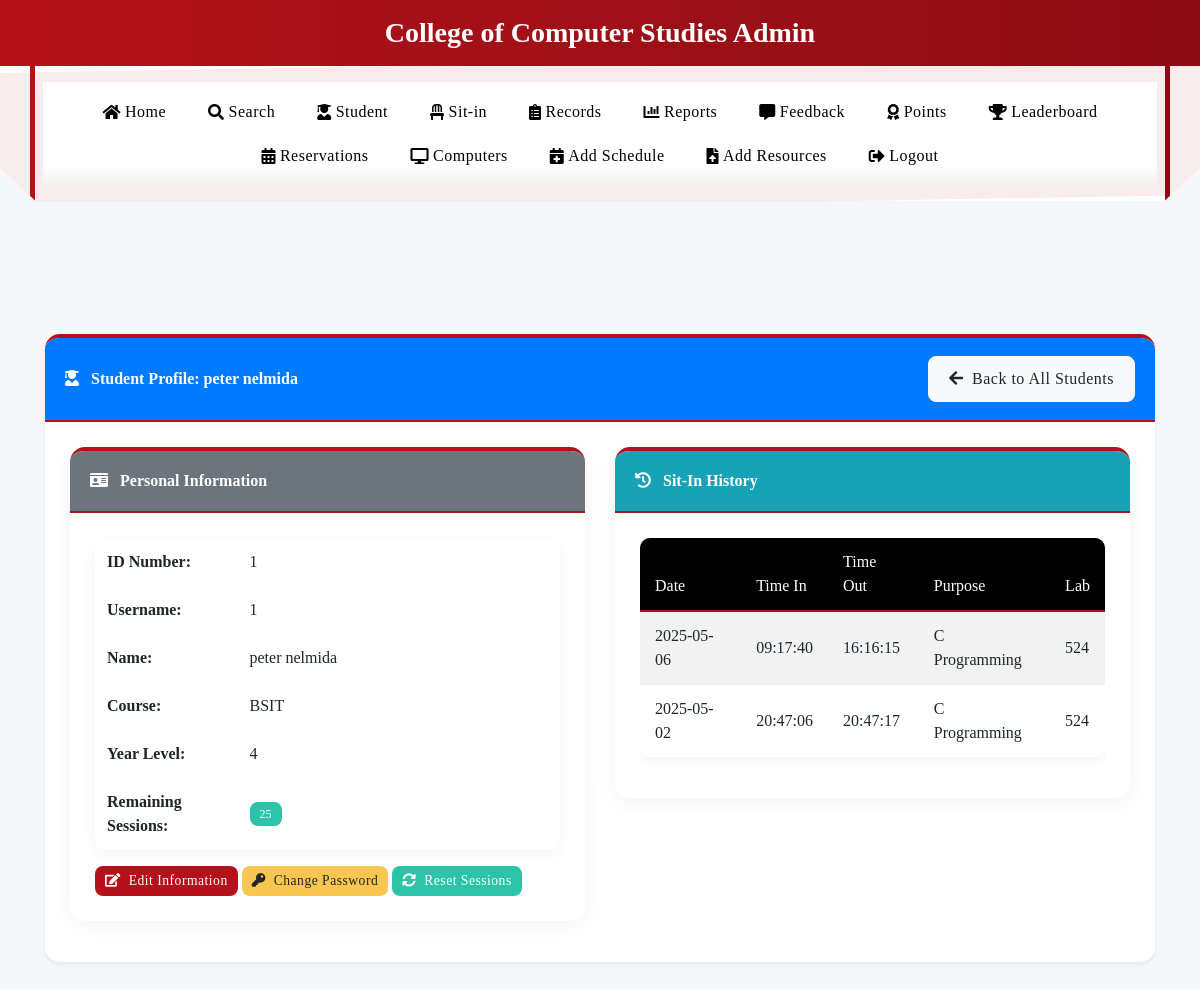
The app's page /view_student?id=1 (signed in) with its own data.
### tables this page shows
CREATE TABLE users
(id INTEGER PRIMARY KEY AUTOINCREMENT,
idno varchar(50),
lastname varchar(80),
firstname varchar(80),
middlename varchar(80),
course varchar(50),
year_level varchar(50),
email varchar(60),
username varchar(80),
password varchar(90), remaining_sessions INTEGER DEFAULT 30, is_admin INTEGER DEFAULT 0, profile_image TEXT, role TEXT DEFAULT 'user', points INTEGER DEFAULT 0);

CREATE TABLE sitins (
                id INTEGER PRIMARY KEY,
                student_id TEXT,
                lab_number TEXT,
                purpose TEXT,
                login_date TEXT DEFAULT (date('now', 'localtime')),
                login_time TEXT,
                logout_time TEXT,
                status TEXT,
                timestamp DATETIME DEFAULT CURRENT_TIMESTAMP,
                feedback TEXT,
                feedback_response TEXT,
                created_at TEXT, subject TEXT, professor TEXT,
                FOREIGN KEY (student_id) REFERENCES users (idno)
            );

### app.py (the view)
@app.route('/view_student')
def view_student():
    if 'admin' not in session:
        return redirect(url_for('login'))
    student_id = request.args.get('id')
    if not student_id:
        return redirect(url_for('view_students'))
    try:
        conn = get_db_connection()
        cursor = conn.cursor()
        cursor.execute('SELECT COUNT(*) as count FROM sitins WHERE logout_time IS NULL')
        active_count = cursor.fetchone()['count']
        try:
            cursor.execute('''
                SELECT * FROM users WHERE idno = ? AND is_admin = 0
            ''', (student_id,))
        except sqlite3.OperationalError:
            cursor.execute('''
                SELECT * FROM users WHERE idno = ? AND username != 'admin'
            ''', (student_id,))
        student = cursor.fetchone()
        if not student:
            conn.close()
            flash('Student not found', 'error')
            return redirect(url_for('view_students'))
        cursor.execute('''
            SELECT * FROM sitins
            WHERE student_id = ?
            ORDER BY login_date DESC, login_time DESC
        ''', (student_id,))
        sit_ins = cursor.fetchall()
        conn.close()
        student_dict = dict(student)
        sit_ins_list = []
        for sit_in in sit_ins:
            sit_ins_list.append(dict(sit_in))
        return render_template('view_students.html',
                              single_student=student_dict,
                              sit_ins=sit_ins_list,
                              active_count=active_count,
                              students=[])
    except Exception as e:
        print(f"Error viewing student: {str(e)}")
        flash(f'Error: {str(e)}', 'error')
        return redirect(url_for('view_students'))

### app.py (called while the page is built, shortened)
def get_db_connection():
    conn = sqlite3.connect('students.db', timeout=30)
    conn.execute("PRAGMA journal_mode=WAL")  # Use Write-Ahead Logging
    conn.row_factory = sqlite3.Row
    try:
        cursor = conn.cursor()
        cursor.execute("PRAGMA table_info(users)")
        columns = [column[1] for column in cursor.fetchall()]
        cursor.execute("PRAGMA table_info(sitins)")
        sitins_columns = [column[1] for column in cursor.fetchall()]
    except Exception as e:
        print(f"Error in get_db_connection: {str(e)}")
    return conn

### templates/view_students.html (shortened to what this page needs)
<!DOCTYPE html>
<html lang="en">
<head>
    <link rel="stylesheet" href="https://stackpath.bootstrapcdn.com/bootstrap/4.5.2/css/bootstrap.min.css">
    <link rel="stylesheet" href="https://cdnjs.cloudflare.com/ajax/libs/font-awesome/5.15.3/css/all.min.css">
    <link rel="stylesheet" href="https://cdn.datatables.net/1.11.3/css/dataTables.bootstrap4.min.css">
    <link rel="stylesheet" href="https://cdn.datatables.net/buttons/2.0.1/css/buttons.bootstrap4.min.css">
    <link rel="stylesheet" href="{{ url_for('static', filename='css/navbar.css') }}">
</head>
<body>
    <div class="header-banner">
        <div class="container text-center">
            <h3 class="font-weight-bold mb-0">College of Computer Studies Admin</h3>
        </div>
    </div>
    {% include 'admin_navbar.html' %}
    <div class="container py-5">
    </div>
    {% if single_student %}
    <div class="container py-3">
        <div class="card shadow-sm">
            <div class="card-header bg-primary text-white d-flex align-items-center justify-content-between">
                <div>
                    <i class="fas fa-user-graduate mr-2"></i> Student Profile: {{ single_student.firstname }} {{ single_student.lastname }}
                </div>
                <a href="{{ url_for('view_students') }}" class="btn btn-light">
                    <i class="fas fa-arrow-left mr-1"></i> Back to All Students
                </a>
            </div>
            <div class="card-body">
                <div class="row">
                    <div class="col-md-6">
                        <div class="card mb-3">
                            <div class="card-header bg-secondary text-white">
                                <i class="fas fa-id-card mr-2"></i> Personal Information
                            </div>
                            <div class="card-body">
                                <table class="table table-borderless">
                                    <tr>
                                        <th style="width: 30%">ID Number:</th>
                                        <td>{{ single_student.idno }}</td>
                                    </tr>
                                    <tr>
                                        <th>Username:</th>
                                        <td>{{ single_student.username }}</td>
                                    </tr>
                                    <tr>
                                        <th>Name:</th>
                                        <td>{{ single_student.firstname }} {{ single_student.lastname }}</td>
                                    </tr>
                                    <tr>
                                        <th>Course:</th>
                                        <td>{{ single_student.course }}</td>
                                    </tr>
                                    <tr>
                                        <th>Year Level:</th>
                                        <td>{{ single_student.year_level }}</td>
                                    </tr>
                                    <tr>
                                        <th>Remaining Sessions:</th>
                                        <td>
                                            <span class="badge {% if single_student.remaining_sessions <= 0 %}badge-danger{% elif single_student.remaining_sessions <= 5 %}badge-warning{% else %}badge-success{% endif %}">
                                                {{ single_student.remaining_sessions }}
                                            </span>
                                        </td>
                                    </tr>
                                </table>
                                <div class="mt-3">
                                    <button class="btn btn-primary btn-sm edit-btn" data-id="{{ single_student.idno }}" data-toggle="modal" data-target="#editStudentModal">
                                        <i class="fas fa-edit mr-1"></i> Edit Information
                                    </button>
                                    <button class="btn btn-warning btn-sm change-pass-btn" data-id="{{ single_student.idno }}" data-toggle="modal" data-target="#changePasswordModal">
                                        <i class="fas fa-key mr-1"></i> Change Password
                                    </button>
                                    <button class="btn btn-success btn-sm reset-session-btn" data-id="{{ single_student.idno }}">
                                        <i class="fas fa-sync-alt mr-1"></i> Reset Sessions
                                    </button>
                                </div>
                            </div>
                        </div>
                    </div>
                    <div class="col-md-6">
                        <div class="card">
                            <div class="card-header bg-info text-white">
                                <i class="fas fa-history mr-2"></i> Sit-In History
                            </div>
                            <div class="card-body">
                                {% if sit_ins %}
                                <div class="table-responsive">
                                    <table class="table table-striped table-hover">
                                        <thead class="bg-info text-white">
                                            <tr>
                                                <th>Date</th>
                                                <th>Time In</th>
                                                <th>Time Out</th>
                                                <th>Purpose</th>
                                                <th>Lab</th>
                                            </tr>
                                        </thead>
                                        <tbody>
                                            {% for sit_in in sit_ins %}
                                            <tr>
                                                <td>{{ sit_in.login_date }}</td>
                                                <td>{{ sit_in.login_time }}</td>
                                                <td>{{ sit_in.logout_time if sit_in.logout_time else 'Active' }}</td>
                                                <td>{{ sit_in.purpose }}</td>
                                                <td>{{ sit_in.lab_number }}</td>
                                            </tr>
                                            {% endfor %}
                                        </tbody>
                                    </table>
                                </div>
                                {% else %}
                                <div class="alert alert-info">
                                    <i class="fas fa-info-circle mr-1"></i> No sit-in history found for this student.
                                </div>
                                {% endif %}
                            </div>
                        </div>
                    </div>
                </div>
            </div>
        </div>
    </div>
    {% endif %}
</body>
</html>

### templates/view_students.html (style rules this page uses)
:root { --primary-color: #B4121B; --secondary-color: #8C0D14; --accent-color: #D43A43; --light-color: #f8f9fa; --dark-color: #000000; --success-color: #2bc4a9; --warning-color: #f9c74f; --danger-color: #B4121B; }
body { font-family: Georgia, serif; background-color: #f5f7fa; color: #495057; min-height: 100vh; }
.header-banner { background: linear-gradient(to right, var(--primary-color), var(--secondary-color)); color: white; padding: 16px 0; overflow: hidden; }
.header-banner::after { content: ''; position: absolute; bottom: -10px; left: 0; right: 0; height: 20px; background: #fff; border-radius: 50% 50% 0 0; }
.card { border: none; border-radius: 15px; box-shadow: 0 5px 25px rgba(0,0,0,0.05); transition: all 0.3s ease; margin-bottom: 25px; overflow: hidden; border-top: 4px solid var(--primary-color); }
.card-header { background: var(--dark-color); color: white; font-weight: 600; padding: 18px 20px; border-bottom: 2px solid var(--primary-color) !important; border-radius: 0 !important; }
.card-body { padding: 25px; }
.btn { border-radius: 8px; padding: 10px 20px; font-weight: 500; letter-spacing: 0.5px; transition: all 0.3s ease; }
.btn-primary { background: var(--primary-color); border: none; }
.btn-success { background: var(--success-color); border: none; }
.btn-warning { background: var(--warning-color); border: none; color: #212529; }
.btn-sm { padding: 5px 10px; font-size: 0.85rem; }
.table { background-color: white; border-radius: 10px; overflow: hidden; box-shadow: 0 4px 15px rgba(0,0,0,0.05); }
.table thead th { background-color: var(--dark-color); color: white; border: none; font-weight: 500; padding: 12px 15px; border-bottom: 2px solid var(--primary-color) !important; }
.table td { padding: 12px 15px; vertical-align: middle; border-color: #f0f0f0; }
.badge { padding: 6px 10px; font-weight: 500; border-radius: 8px; color: white; }
.badge-success { background-color: var(--success-color); }

### records on screen
users: firstname "peter", lastname "nelmida", idno "1", username "1", course "BSIT", year_level "4", remaining_sessions "25"
sitins: login_date "2025-05-06", login_time "09:17:40", logout_time "16:16:15", purpose "C Programming", lab_number "524"
sitins: login_date "2025-05-02", login_time "20:47:06", logout_time "20:47:17", purpose "C Programming", lab_number "524"
